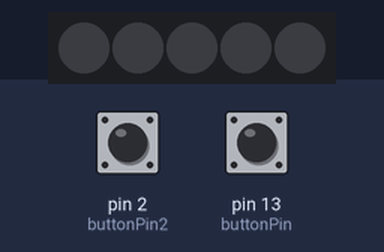
The sketch below on a simulated Arduino Uno, built with avr-gcc and run on an emulated ATmega328P. On the bench: 5 RGB LEDs in strip order, left to right. Inputs (shaded band) come from the test bench; at power-on: pin 2 (buttonPin2) LOW, pin 13 (buttonPin) LOW.

Above: at 4.8 s.
4.9 s: pin 2 (buttonPin2) pulled HIGH for 2.35 s
At 7.11 s:
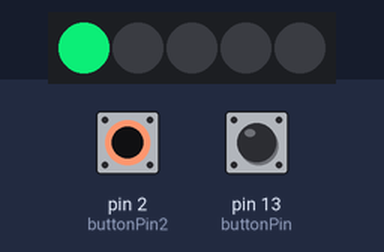
At 7.91 s:
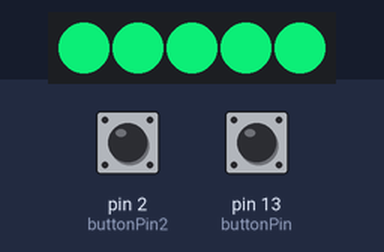
9.1 s: pin 13 (buttonPin) pulled HIGH for 2.35 s
At 11.4 s:
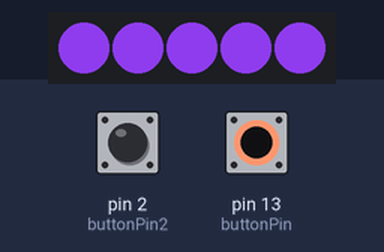
Timing chart, 0 to 14.3 s (numbered marks = the images above; inputs shaded):
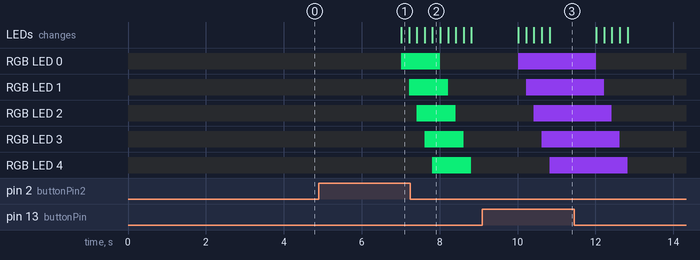

Measured:
- after the input at 4.9 s, RGB LED 0: off → RGB(10, 200, 100) after 2.1 s, → off 1.0 s later; RGB LED 1: off → RGB(10, 200, 100) after 2.3 s, → off 1.0 s later
- after the input at 9.1 s, RGB LED 0: off → RGB(120, 50, 200) after 0.92 s, → off 2.0 s later; RGB LED 1: off → RGB(120, 50, 200) after 1.1 s, → off 2.0 s later

The sketch:

Part_2_Code.ino
```cpp
//SIMPLE NEOPIXEL EXAMPLE
//OBJECT EXAMPLE

//use the library manager to install the library first
//include the library
#include <Adafruit_NeoPixel.h>
#ifdef __AVR__
  #include <avr/power.h>
#endif

//define the digital pin that the LED strip is connected to
#define PIN 8

//the first parameter is the number of LEDs you have - change for your strip
Adafruit_NeoPixel strip = Adafruit_NeoPixel(5, PIN, NEO_GRB + NEO_KHZ800);
const int buttonPin = 13;     // the number of the pushbutton pin
const int ledPin =  8;      // the number of the LED pin
const int buttonPin2=2;
// variables will change:
int buttonState = 0;         // variable for reading the pushbutton status
int ButtonState=0;

void setup() {
  strip.begin(); //we always need to do this
  strip.show(); // Initialize all pixels to 'off'
  // initialize the LED pin as an output:
  pinMode(ledPin, OUTPUT);
  // initialize the pushbutton pin as an input:
  pinMode(buttonPin, INPUT);
  pinMode(buttonPin2, INPUT);

}

void loop() {
  //TURN ALL LEDS ON
  //iterate through the LED strip, set the color then show
  //turns them on one at a time
  buttonState = digitalRead(buttonPin);
  ButtonState = digitalRead(buttonPin2);
  // check if the pushbutton is pressed. If it is, the buttonState is HIGH:
  if (buttonState == HIGH) {
    // turn LED on:
    for(uint16_t i=0; i<strip.numPixels(); i++) {
      strip.setPixelColor(i, 120, 50, 200); //set to purple, takes RGB vals 0-255
      strip.show();
      delay(200);
   }


  } else {
    for(uint16_t i=0; i<strip.numPixels(); i++) {
        strip.setPixelColor(i, 0, 0,0); //set to purple, takes RGB vals 0-255
        strip.show();
        delay(200);
     }
   if (ButtonState == HIGH) {
    // turn LED on:
    for(uint16_t i=0; i<strip.numPixels(); i++) {
      strip.setPixelColor(i, 10, 200, 100); //set to purple, takes RGB vals 0-255
      strip.show();
      delay(200);
   }


  } else {
    for(uint16_t i=0; i<strip.numPixels(); i++) {
        strip.setPixelColor(i, 0, 0,0); //set to purple, takes RGB vals 0-255
        strip.show();
        delay(200);
     }
  }


/*
  //turn on all at the same
  for(uint16_t i=0; i<strip.numPixels(); i++) {
      strip.setPixelColor(i, 0, 0, 150); //set to purple, takes RGB vals 0-255
   }
   strip.show();
   delay(1000); //wait 1 second

   //turn on all at the same
   for(uint16_t i=0; i<strip.numPixels(); i++) {
      strip.setPixelColor(i, 0, 0, 0); //set to purple, takes RGB vals 0-255
   }
   strip.show();
   delay(1000); //wait 1 second
*/
}
}
```
